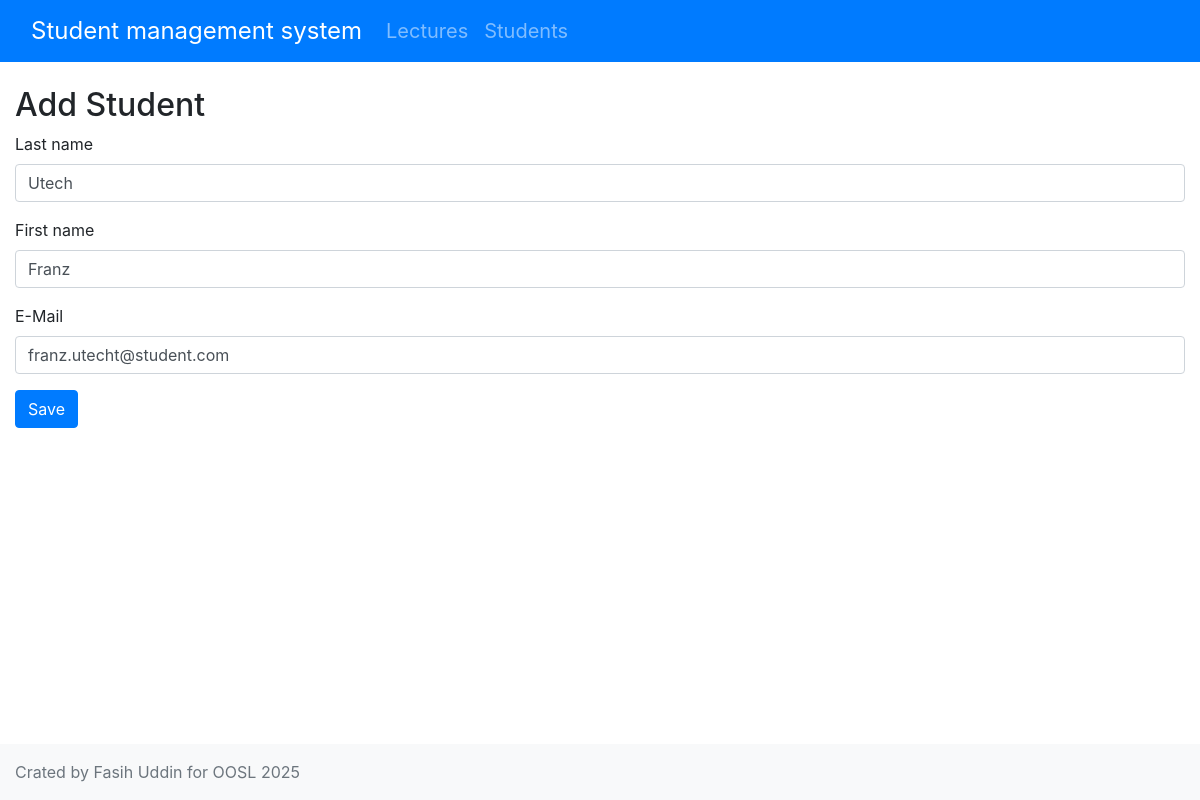
The page /students/add/1 on the database its author committed.
### students/models.py (models this page shows, shortened)
class Student(models.Model):
    lname = models.CharField(max_length=30)
    fname = models.CharField(max_length=30)
    email = models.EmailField(blank=False)

### students/views.py (the view)
# urls.py: path('students/add/', student_details, name="add_student"),
def student_details(request, pk=None):
    if pk:
        student = Student.objects.get(pk=pk)
    else:
        student = Student()
    if request.method == "POST":
        form = StudentForm(request.POST, instance=student)
        if form.is_valid():
            form.save()
            messages.success(request, "Student saved")
            return HttpResponseRedirect(reverse_lazy('student_list'))
        else:
            messages.error(request, "The form data is incorrect.")
    else:
        form = StudentForm(instance=student)
    return render(request, "students/student_details.html", {"page_title": "Add Student",
                                                             "form": form})

### students/forms.py
class StudentForm(ModelForm):
    class Meta:
        model = Student
        exclude = ()
        labels = {"lname": "Last name",
                  "fname": "First name",
                  "email": "E-Mail"}

### templates/students/student_details.html (shortened to what this page needs)
{% extends "students/base.html" %}
{% load bootstrap4 %}
{% block content %}
    <form action="" enctype="multipart/form-data" method="POST" class="form">
        {% bootstrap_form form %}
        <button type="submit" class="btn btn-primary">Save</button>
    </form>
{% endblock %}

### rows shown on the page
Student: lname "Utech", fname "Franz", email "franz.utecht@student.com"

### other values the page prints
{{ page_title }} "Add Student"
